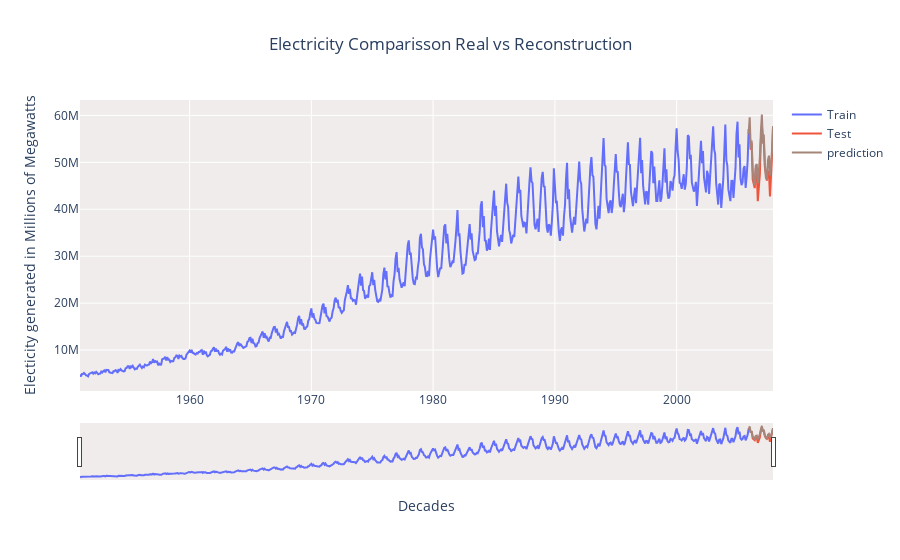

Write notebook code for a chart like this one.
### Code cell
fig = go.Figure()
fig.add_trace(go.Scatter(x=train.index, y=canada.loc[train.index, "POWER"], mode='lines', name="Train"))
fig.add_trace(go.Scatter(x=test.index, y=canada.loc[test.index, "POWER"], mode='lines', name="Test"))
fig.add_trace(go.Scatter(x=test.index, y=canada.loc[test.index, "signal_restored"], 
                                line_color='#A6857A', mode='lines', name="prediction"))

fig.update_xaxes(rangeslider_visible=True)
fig.update_layout(
    yaxis_title="Electicity generated in Millions of Megawatts", 
    xaxis_title="Decades",
    title="Electricity Comparisson Real vs Reconstruction",
    title_x=0.5,
    plot_bgcolor='#F0ECEC'
)
fig.show()

### Figure 1 — Plotly figure (JSON) as saved in the notebook; plotly's stock layout.template omitted (floating-point values rounded to 4 significant figures; data arrays with more than 128 entries replaced by an {"elided": "..."} marker saying what was removed)
{"data": [{"mode": "lines", "name": "Train", "type": "scatter", "x": {"elided": "660 str values"}, "y": {"elided": "660 int values"}}, {"mode": "lines", "name": "Test", "type": "scatter", "x": ["2005-12-01T00:00:00", "2006-01-01T00:00:00", "2006-02-01T00:00:00", "2006-03-01T00:00:00", "2006-04-01T00:00:00", "2006-05-01T00:00:00", "2006-06-01T00:00:00", "2006-07-01T00:00:00", "2006-08-01T00:00:00", "2006-09-01T00:00:00", "2006-10-01T00:00:00", "2006-11-01T00:00:00", "2006-12-01T00:00:00", "2007-01-01T00:00:00", "2007-02-01T00:00:00", "2007-03-01T00:00:00", "2007-04-01T00:00:00", "2007-05-01T00:00:00", "2007-06-01T00:00:00", "2007-07-01T00:00:00", "2007-08-01T00:00:00", "2007-09-01T00:00:00", "2007-10-01T00:00:00", "2007-11-01T00:00:00", "2007-12-01T00:00:00"], "y": [57092582, 56441389, 52672322, 54100224, 46323273, 45276180, 44511429, 48858918, 47752969, 41727894, 45416966, 47441533, 54574434, 57934815, 55195228, 54109989, 49001120, 47340338, 46084048, 47882404, 48161855, 42731316, 46575984, 51217155, 57338168]}, {"line": {"color": "#A6857A"}, "mode": "lines", "name": "prediction", "type": "scatter", "x": ["2005-12-01T00:00:00", "2006-01-01T00:00:00", "2006-02-01T00:00:00", "2006-03-01T00:00:00", "2006-04-01T00:00:00", "2006-05-01T00:00:00", "2006-06-01T00:00:00", "2006-07-01T00:00:00", "2006-08-01T00:00:00", "2006-09-01T00:00:00", "2006-10-01T00:00:00", "2006-11-01T00:00:00", "2006-12-01T00:00:00", "2007-01-01T00:00:00", "2007-02-01T00:00:00", "2007-03-01T00:00:00", "2007-04-01T00:00:00", "2007-05-01T00:00:00", "2007-06-01T00:00:00", "2007-07-01T00:00:00", "2007-08-01T00:00:00", "2007-09-01T00:00:00", "2007-10-01T00:00:00", "2007-11-01T00:00:00", "2007-12-01T00:00:00"], "y": [56120000.0, 59610000.0, 52890000.0, 54670000.0, 48460000.0, 45790000.0, 45200000.0, 49250000.0, 49640000.0, 45570000.0, 48130000.0, 50960000.0, 56270000.0, 60180000.0, 53970000.0, 55930000.0, 49630000.0, 46790000.0, 46240000.0, 50420000.0, 51430000.0, 47180000.0, 49500000.0, 52430000.0, 57710000.0]}], "layout": {"plot_bgcolor": "#F0ECEC", "title": {"text": "Electricity Comparisson Real vs Reconstruction", "x": 0.5}, "xaxis": {"rangeslider": {"visible": true}, "title": {"text": "Decades"}}, "yaxis": {"title": {"text": "Electicity generated in Millions of Megawatts"}}}}
